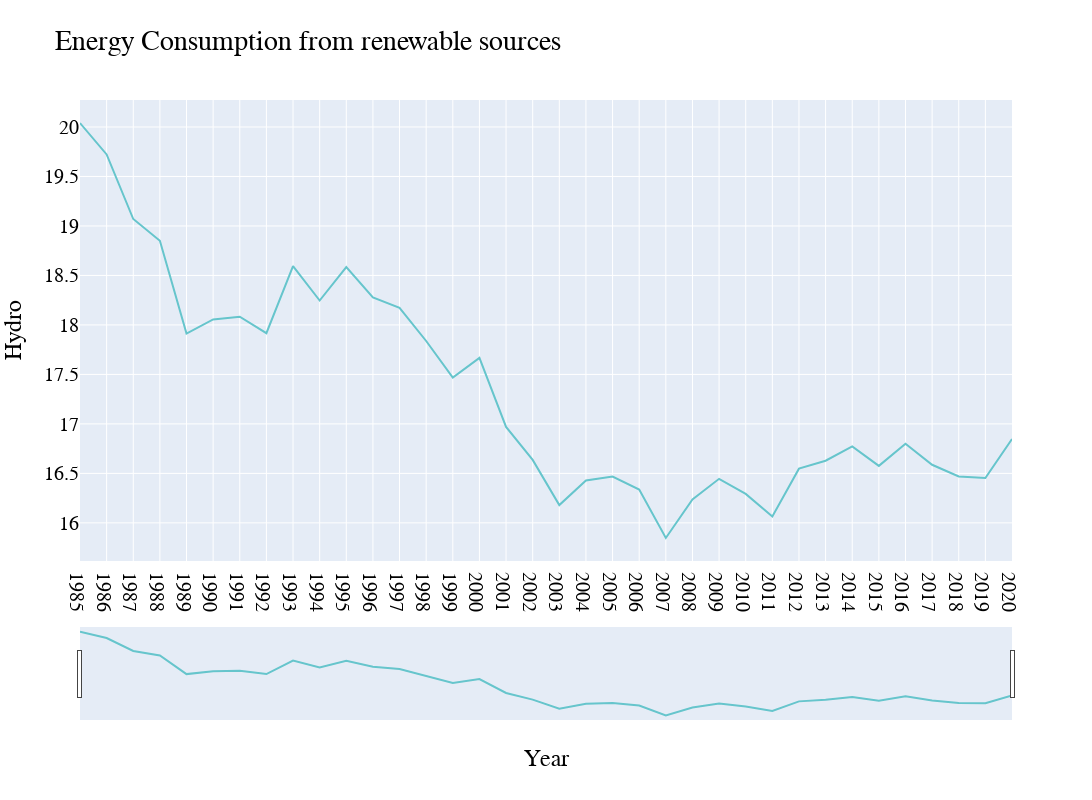

This figure's notebook cell:
### Code cell
fig = px.line(world_share, x="Year", y="Hydro",
             title='Energy Consumption from renewable sources', width=plot_width, height = plot_height,
             color_discrete_sequence=px.colors.qualitative.Pastel)
fig.update_xaxes(
    dtick="M1",rangeslider_visible=True)
fig.update_layout(
    font=plot_font_dict)
fig.show()

### Figure 1 — Plotly figure (JSON) as saved in the notebook; plotly's stock layout.template omitted (floating-point values rounded to 4 significant figures)
{"data": [{"hovertemplate": "Year=%{x}<br>Hydro=%{y}<extra></extra>", "legendgroup": "", "line": {"color": "rgb(102, 197, 204)", "dash": "solid"}, "marker": {"symbol": "circle"}, "mode": "lines", "name": "", "orientation": "v", "showlegend": false, "x": [1985, 1986, 1987, 1988, 1989, 1990, 1991, 1992, 1993, 1994, 1995, 1996, 1997, 1998, 1999, 2000, 2001, 2002, 2003, 2004, 2005, 2006, 2007, 2008, 2009, 2010, 2011, 2012, 2013, 2014, 2015, 2016, 2017, 2018, 2019, 2020], "xaxis": "x", "y": [20.04, 19.72, 19.07, 18.85, 17.91, 18.05, 18.08, 17.92, 18.59, 18.25, 18.58, 18.28, 18.17, 17.84, 17.47, 17.67, 16.97, 16.64, 16.18, 16.43, 16.47, 16.34, 15.85, 16.24, 16.44, 16.29, 16.06, 16.55, 16.63, 16.77, 16.58, 16.8, 16.59, 16.47, 16.45, 16.85], "yaxis": "y", "type": "scatter"}], "layout": {"xaxis": {"anchor": "y", "domain": [0.0, 1.0], "title": {"text": "Year"}, "rangeslider": {"visible": true}, "dtick": "M1"}, "yaxis": {"anchor": "x", "domain": [0.0, 1.0], "title": {"text": "Hydro"}}, "legend": {"tracegroupgap": 0}, "title": {"text": "Energy Consumption from renewable sources"}, "height": 800, "width": 1500, "font": {"family": "Arial", "size": 20, "color": "#000000"}}}
